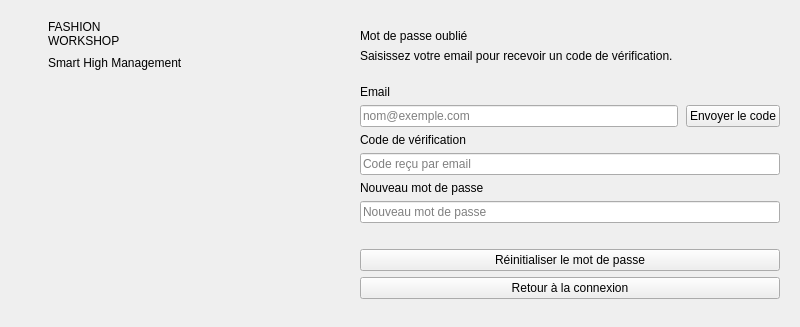
      <widget class="QFrame" name="pageMotDePasseOublie">
       <property name="frameShape">
        <enum>QFrame::Shape::NoFrame</enum>
       </property>
       <layout class="QHBoxLayout" name="pageResetLayout">
        <property name="spacing">
         <number>0</number>
        </property>
        <property name="leftMargin">
         <number>0</number>
        </property>
        <property name="topMargin">
         <number>0</number>
        </property>
        <property name="rightMargin">
         <number>0</number>
        </property>
        <property name="bottomMargin">
         <number>0</number>
        </property>
        <item>
         <widget class="QFrame" name="brandPanelReset">
          <property name="minimumSize">
           <size>
            <width>340</width>
            <height>0</height>
           </size>
          </property>
          <property name="maximumSize">
           <size>
            <width>340</width>
            <height>16777215</height>
           </size>
          </property>
          <layout class="QVBoxLayout" name="brandResetLayout">
           <property name="spacing">
            <number>8</number>
           </property>
           <property name="leftMargin">
            <number>48</number>
           </property>
           <property name="topMargin">
            <number>0</number>
           </property>
           <property name="rightMargin">
            <number>24</number>
           </property>
           <property name="bottomMargin">
            <number>0</number>
           </property>
           <item>
            <spacer name="vsBrandR1">
             <property name="orientation">
              <enum>Qt::Orientation::Vertical</enum>
             </property>
             <property name="sizeHint" stdset="0">
              <size>
               <width>20</width>
               <height>20</height>
              </size>
             </property>
            </spacer>
           </item>
           <item>
            <widget class="QLabel" name="labelBrandReset">
             <property name="visible">
              <bool>false</bool>
             </property>
             <property name="text">
              <string>FASHION
WORKSHOP</string>
             </property>
            </widget>
           </item>
           <item>
            <widget class="QLabel" name="labelBrandSubReset">
             <property name="visible">
              <bool>false</bool>
             </property>
             <property name="text">
              <string>Smart High Management</string>
             </property>
            </widget>
           </item>
           <item>
            <spacer name="vsBrandRGap">
             <property name="orientation">
              <enum>Qt::Orientation::Vertical</enum>
             </property>
             <property name="sizeType">
              <enum>QSizePolicy::Policy::Fixed</enum>
             </property>
             <property name="sizeHint" stdset="0">
              <size>
               <width>20</width>
               <height>24</height>
              </size>
             </property>
            </spacer>
           </item>
           <item alignment="Qt::AlignmentFlag::AlignLeft">
            <widget class="QLabel" name="labelLogoReset">
             <property name="minimumSize">
              <size>
               <width>150</width>
               <height>205</height>
              </size>
             </property>
             <property name="maximumSize">
              <size>
               <width>150</width>
               <height>205</height>
              </size>
             </property>
             <property name="pixmap">
              <pixmap resource="resources.qrc">:/images/logo_mesura.png</pixmap>
             </property>
             <property name="scaledContents">
              <bool>true</bool>
             </property>
             <property name="margin">
              <number>0</number>
             </property>
            </widget>
           </item>
           <item>
            <spacer name="vsBrandR2">
             <property name="orientation">
              <enum>Qt::Orientation::Vertical</enum>
             </property>
             <property name="sizeHint" stdset="0">
              <size>
               <width>20</width>
               <height>20</height>
              </size>
             </property>
            </spacer>
           </item>
          </layout>
         </widget>
        </item>
        <item>
         <widget class="QFrame" name="resetArea">
          <property name="frameShape">
           <enum>QFrame::Shape::NoFrame</enum>
          </property>
          <layout class="QHBoxLayout" name="resetAreaLayout">
           <property name="spacing">
            <number>0</number>
           </property>
           <property name="leftMargin">
            <number>0</number>
           </property>
           <property name="topMargin">
            <number>0</number>
           </property>
           <property name="rightMargin">
            <number>0</number>
           </property>
           <property name="bottomMargin">
            <number>0</number>
           </property>
           <item>
            <spacer name="hsReset1">
             <property name="orientation">
              <enum>Qt::Orientation::Horizontal</enum>
             </property>
             <property name="sizeHint" stdset="0">
              <size>
               <width>20</width>
               <height>20</height>
              </size>
             </property>
            </spacer>
           </item>
           <item>
            <widget class="QFrame" name="resetCard">
             <property name="minimumSize">
              <size>
               <width>420</width>
               <height>0</height>
              </size>
             </property>
             <property name="maximumSize">
              <size>
               <width>420</width>
               <height>16777215</height>
              </size>
             </property>
             <property name="frameShape">
              <enum>QFrame::Shape::NoFrame</enum>
             </property>
             <layout class="QVBoxLayout" name="resetCardLayout">
              <property name="spacing">
               <number>6</number>
              </property>
              <property name="leftMargin">
               <number>0</number>
              </property>
              <property name="topMargin">
               <number>0</number>
              </property>
              <property name="rightMargin">
               <number>0</number>
              </property>
              <property name="bottomMargin">
               <number>0</number>
              </property>
              <item>
               <spacer name="vsReset1">
                <property name="orientation">
                 <enum>Qt::Orientation::Vertical</enum>
                </property>
                <property name="sizeHint" stdset="0">
                 <size>
                  <width>20</width>
                  <height>20</height>
                 </size>
                </property>
               </spacer>
              </item>
              <item>
               <widget class="QLabel" name="labelResetTitre">
                <property name="text">
                 <string>Mot de passe oublié</string>
                </property>
               </widget>
              </item>
              <item>
               <widget class="QLabel" name="labelResetSub">
                <property name="text">
                 <string>Saisissez votre email pour recevoir un code de vérification.</string>
                </property>
                <property name="wordWrap">
                 <bool>true</bool>
                </property>
               </widget>
              </item>
              <item>
               <spacer name="vsResetGap">
                <property name="orientation">
                 <enum>Qt::Orientation::Vertical</enum>
                </property>
                <property name="sizeType">
                 <enum>QSizePolicy::Policy::Fixed</enum>
                </property>
                <property name="sizeHint" stdset="0">
                 <size>
                  <width>20</width>
                  <height>16</height>
                 </size>
                </property>
               </spacer>
              </item>
              <item>
               <widget class="QLabel" name="labelResetEmail">
                <property name="text">
                 <string>Email</string>
                </property>
               </widget>
              </item>
              <item>
               <layout class="QHBoxLayout" name="resetEmailLayout">
                <property name="spacing">
                 <number>8</number>
                </property>
                <property name="leftMargin">
                 <number>0</number>
                </property>
                <property name="topMargin">
                 <number>0</number>
                </property>
                <property name="rightMargin">
                 <number>0</number>
                </property>
                <property name="bottomMargin">
                 <number>0</number>
                </property>
                <item>
                 <widget class="QLineEdit" name="lineEditResetEmail">
                  <property name="placeholderText">
                   <string>nom@exemple.com</string>
                  </property>
                 </widget>
                </item>
                <item>
                 <widget class="QPushButton" name="btnEnvoyerCode">
                  <property name="cursor">
                   <cursorShape>PointingHandCursor</cursorShape>
                  </property>
                  <property name="text">
                   <string>Envoyer le code</string>
                  </property>
                 </widget>
                </item>
               </layout>
              </item>
              <item>
               <widget class="QLabel" name="labelResetCode">
                <property name="text">
                 <string>Code de vérification</string>
                </property>
               </widget>
              </item>
              <item>
               <widget class="QLineEdit" name="lineEditResetCode">
                <property name="placeholderText">
                 <string>Code reçu par email</string>
                </property>
               </widget>
              </item>
              <item>
               <widget class="QLabel" name="labelResetMdp">
                <property name="text">
                 <string>Nouveau mot de passe</string>
                </property>
               </widget>
              </item>
              <item>
               <widget class="QLineEdit" name="lineEditResetMdp">
                <property name="echoMode">
                 <enum>QLineEdit::EchoMode::Password</enum>
                </property>
                <property name="placeholderText">
                 <string>Nouveau mot de passe</string>
                </property>
               </widget>
              </item>
              <item>
               <spacer name="vsResetGap2">
                <property name="orientation">
                 <enum>Qt::Orientation::Vertical</enum>
                </property>
                <property name="sizeType">
                 <enum>QSizePolicy::Policy::Fixed</enum>
                </property>
                <property name="sizeHint" stdset="0">
                 <size>
                  <width>20</width>
                  <height>20</height>
                 </size>
                </property>
               </spacer>
              </item>
              <item>
               <widget class="QPushButton" name="btnConfirmerReset">
                <property name="cursor">
                 <cursorShape>PointingHandCursor</cursorShape>
                </property>
                <property name="text">
                 <string>Réinitialiser le mot de passe</string>
                </property>
               </widget>
              </item>
              <item>
               <widget class="QPushButton" name="btnRetourConnexion">
                <property name="cursor">
                 <cursorShape>PointingHandCursor</cursorShape>
                </property>
                <property name="text">
                 <string>Retour à la connexion</string>
                </property>
               </widget>
              </item>
              <item>
               <spacer name="vsReset2">
                <property name="orientation">
                 <enum>Qt::Orientation::Vertical</enum>
                </property>
                <property name="sizeHint" stdset="0">
                 <size>
                  <width>20</width>
                  <height>20</height>
                 </size>
                </property>
               </spacer>
              </item>
             </layout>
            </widget>
           </item>
           <item>
            <spacer name="hsReset2">
             <property name="orientation">
              <enum>Qt::Orientation::Horizontal</enum>
             </property>
             <property name="sizeHint" stdset="0">
              <size>
               <width>20</width>
               <height>20</height>
              </size>
             </property>
            </spacer>
           </item>
          </layout>
         </widget>
        </item>
       </layout>
      </widget>
